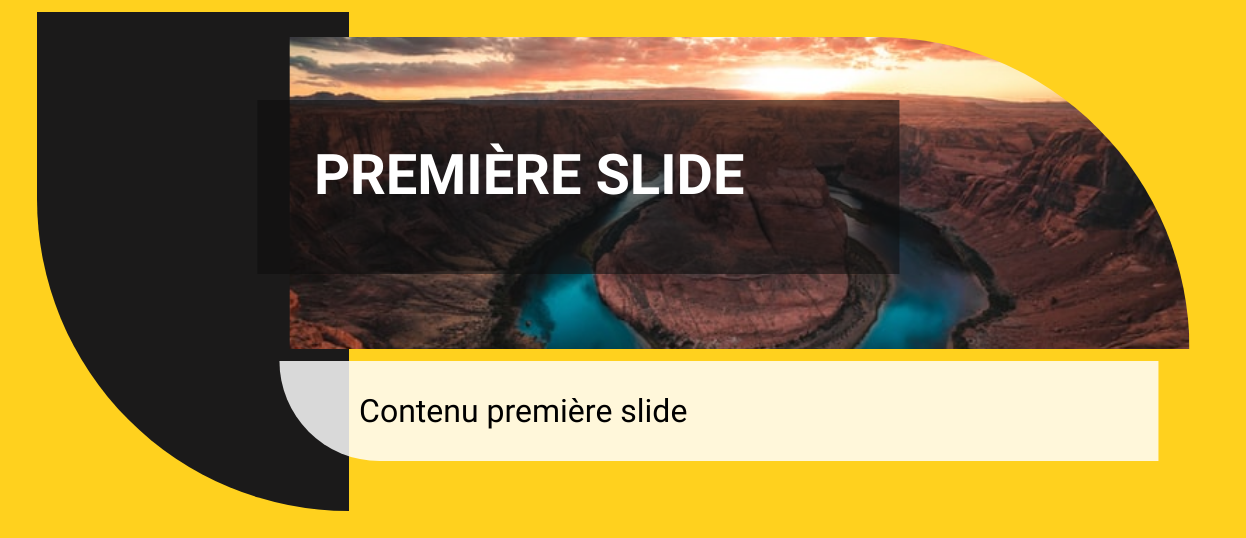
The page / on the database its author committed.
### tables this page shows
CREATE TABLE `slide` (
  `id` int(11) NOT NULL,
  `titre` mediumtext NOT NULL,
  `visuel` varchar(255) DEFAULT NULL,
  `description` longtext NOT NULL
);

### index.php (the view, shortened to what this page needs)
<?php
require_once './gestion/config.php';
$req = $db->prepare('SELECT * FROM slide');
$req->execute();
$slide = $req->fetchAll(PDO::FETCH_ASSOC);
?>
<!DOCTYPE html>
<html lang="fr">
<head>
    <link rel="stylesheet" href="./css/style.css">
</head>
<body>
    <div class="slider">
        <?php foreach ($slide as $s):  ?>
        <div class="slide">
            <div class="shape-gche"></div>
            <div class="global-shapes">
                <div class="header-slide">
                    <img class="cover" src="./upload/<?php echo $s['visuel'] ?>">
                    <h1 class="titre"><?php echo $s['titre'] ?></h1>
                </div>
                <div class="content">
                    <p class="txt-content"><?php echo $s['description'] ?></p>
                </div>
            </div>
        </div>
        <?php endforeach; ?>
    </div>
</body>
</html>

### css/style.css (style rules this page uses)
* { margin: 0; padding: 0; border: 0; outline: none; text-decoration: none; list-style: none; font-family: 'Dongle', sans-serif; }
:root { --fond: #FFD11E; --shape-gche: #1b1a1a; --titre: rgba(14, 14, 14, 0.562); --h1-color: white; --content: rgba(255, 255, 255, 0.836); }
body { background-color: var(--fond); }
.slider { width: 100%; height: 100%; display: block; margin: auto; }
.slide { display: flex; justify-content: center; align-items: center; position: relative; width: 100%; display: none; }
.shape-gche { margin-top: 5vw; width: 95%; height: 130vw; background-color: var(--shape-gche); border-radius: 0 0 0 400px; }
.global-shapes { display: flex; flex-direction: column; position: absolute; z-index: 50; left: 50%; top: 40%; transform: translate(-50%, 0); }
.header-slide { display: flex; flex-direction: column; }
.cover { width: 80vw; height: 130vw; object-fit: cover; border-radius: 0 400px 0 0; }
.titre { background-color: var(--titre); color: var(--h1-color); font-size: 3.5em; padding: 1em; width: 70%; height: 40vw; position: absolute; z-index: 100; top: 34vw; text-transform: uppercase; line-height: 0.7em; }
.content { background-color: var(--content); width: 80%; height: 70%; border-radius: 0 0 0 100px ; padding: 1em; font-size: 2em; line-height: 0.7em; margin-top: 5vw; white-space: pre-line; font-weight: 300; }
@media (min-width: 992px) { body { overflow-y: hidden; overflow-x: hidden; } }
@media (min-width: 992px) { .slide { flex-direction: column; left: 3vw; } }
@media (min-width: 992px) { .shape-gche { margin-right: 60%; margin-top: 1vw; width: 25%; height: 40vw; } }
@media (min-width: 992px) { .global-shapes { top: 5%; } }
@media (min-width: 992px) { .header-slide { flex-direction: row; } }
@media (min-width: 992px) { .cover { width: 85vw; height: 25vw; margin-left: 15%; } }
@media (min-width: 992px) { .titre { top: 5vw; height: 5vw; width: 50%; left: 12%; } }
@media (min-width: 992px) { .content { width: 80%; margin-top: 1vw; margin-left: 14%; padding: 0.5em; } }
@media (min-width: 992px) { .txt-content { margin-left: 2em; } }

### rows shown on the page
slide: visuel (picture), titre "PREMIÈRE SLIDE", description "Contenu première slide"
